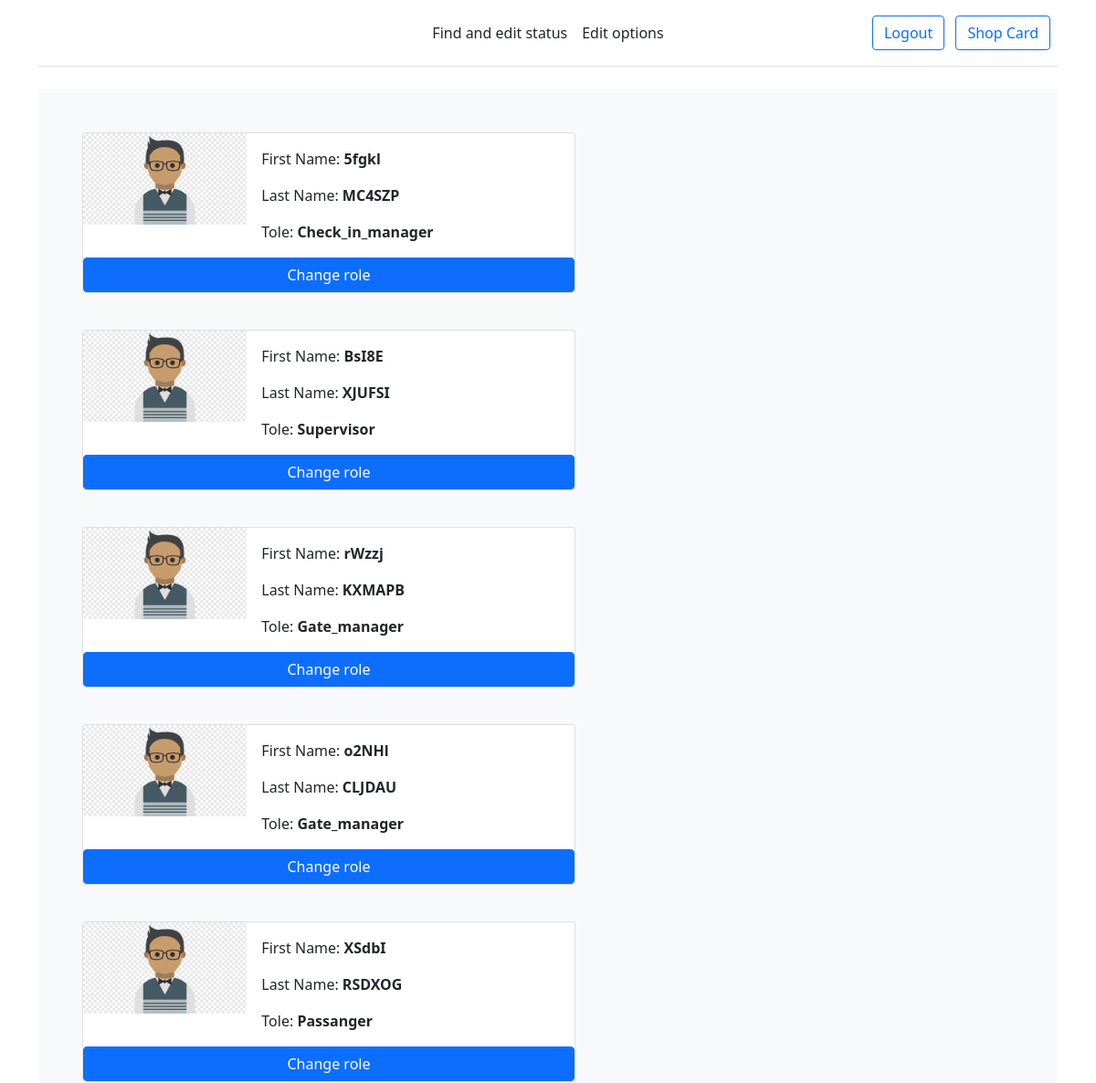
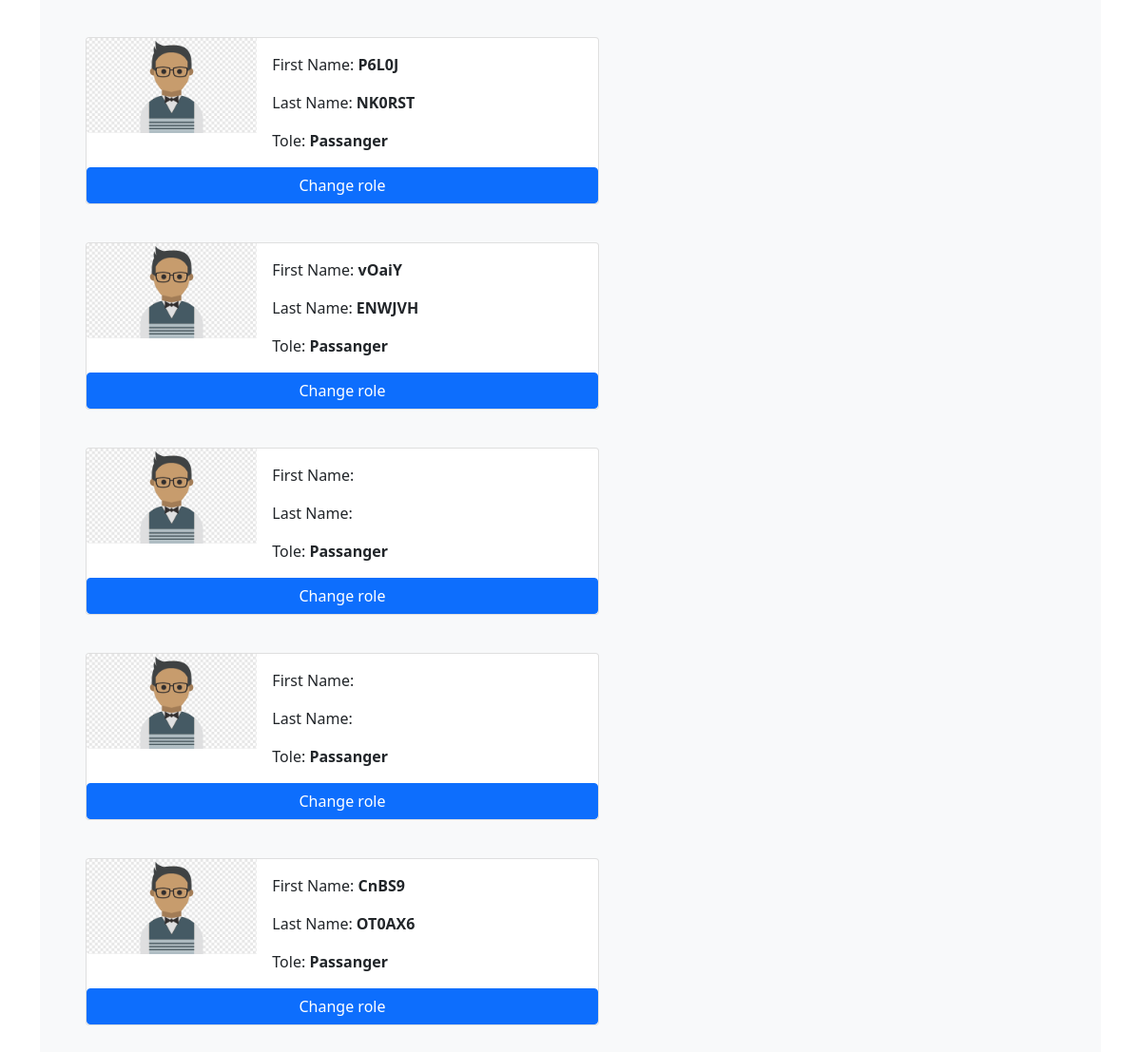
The page /employes/ (signed in) on the database its author committed (2 pictures, top to bottom).
### authy/models.py (models this page shows, shortened)
class Passenger(models.Model):
    ROLE_CHOICES = (
    ('Passanger', 'Passanger'),
    ('Gate_manager', 'Gate_manager'),
    ('Check_in_manager', 'Check_in_manager'),
    ('Supervisor', 'Supervisor'),
)
    user = models.OneToOneField(User, on_delete=models.CASCADE)
    first_name = models.CharField(max_length=50, null=True, blank=True)
    last_name = models.CharField(max_length=50, null=True, blank=True)
    profile_info = models.TextField(max_length=150, null=True, blank=True)
    created = models.DateField(auto_now_add=True)
    picture = models.ImageField(upload_to='profile_pictures', blank=True, null=True, verbose_name='Picture')
    role = models.CharField(choices=ROLE_CHOICES,
                            max_length=100, null=True, blank=True, default='Passanger')

### flights/views.py (the view)
# urls.py: path('employes/', RoleView.as_view(), name='employes'),
class RoleView(LoginRequiredMixin, TemplateView):
    template_name = 'roles.html'
    def get_context_data(self, *args, **kwargs):
        context = super().get_context_data(*args, **kwargs)
        context['employes'] = Passenger.objects.all()
        return context

### config/templates/roles.html
{% extends 'base.html' %}
{% load static %}
{%block content%}
{% for employe in employes %}
<div class="card mb-3" style="max-width: 540px;">
  <div class="row g-0">
    <div class="col-md-4">
      <img src="{%static 'img/emp.png'%}" class="img-fluid rounded-start" alt="...">
    </div>
    <div class="col-md-8">
      <div class="card-body">
        <p class="card-text">First Name: <b>{{employe.first_name}}</b></p>
        <p class="card-text">Last Name: <b>{{employe.last_name}}</b></p>
        <p class="card-text">Tole: <b>{{employe.role}}</b></p>
      </div>
    </div>
  </div>
  <a class="btn btn-primary" href="{%url 'edit_role' employe.id%}" role="button">Change role</a>
</div>
<br>
{% endfor %}
{%endblock%}

### rows shown on the page
Passenger: first_name "5fgkl", last_name "MC4SZP", role "Check_in_manager"
Passenger: first_name "BsI8E", last_name "XJUFSI", role "Supervisor"
Passenger: first_name "rWzzj", last_name "KXMAPB", role "Gate_manager"
Passenger: first_name "o2NHl", last_name "CLJDAU", role "Gate_manager"
Passenger: first_name "XSdbI", last_name "RSDXOG", role "Passanger"
Passenger: first_name "P6L0J", last_name "NK0RST", role "Passanger"
Passenger: first_name "vOaiY", last_name "ENWJVH", role "Passanger"
Passenger: role "Passanger"
Passenger: role "Passanger"
Passenger: first_name "CnBS9", last_name "OT0AX6", role "Passanger"
